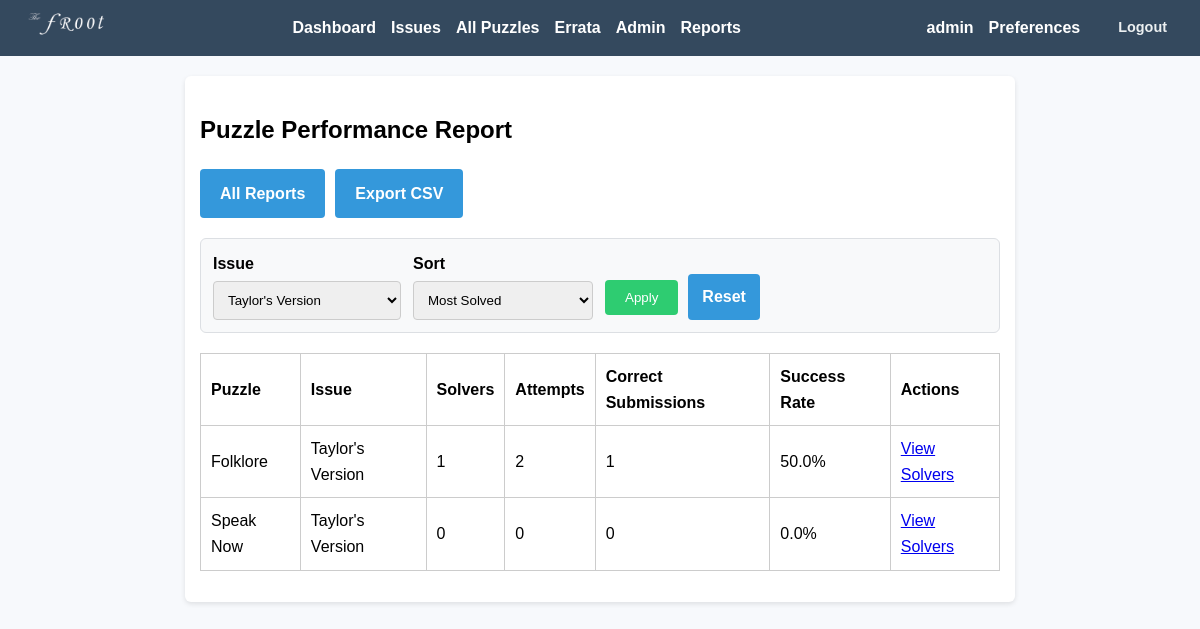
Page /admin/reports/puzzles?issue_id=3 (signed in) on the committed database.
### app/models.py (models this page shows, shortened)
class User(UserMixin, db.Model):
    id = db.Column(db.Integer, primary_key=True)
    username = db.Column(db.String(150), unique=True, nullable=False)
    email = db.Column(db.String(150), unique=True, nullable=False)
    display_name = db.Column(db.String(150), nullable=True)
    password_hash = db.Column(db.String(200), nullable=False)
    is_admin = db.Column(db.Boolean, default=False)
    email_notifications = db.Column(db.Boolean, default=True)
    notify_new_issues = db.Column(db.Boolean, default=True)
    notify_new_hints = db.Column(db.Boolean, default=True)
    submissions = db.relationship('Submission', backref='user', lazy=True)

class Puzzle(db.Model):
    id = db.Column(db.Integer, primary_key=True)
    title = db.Column(db.String(200), nullable=False)
    description = db.Column(db.Text, nullable=False)
    answer_hash = db.Column(db.String(200), nullable=False)
    correct_response = db.Column(db.Text, nullable=True)
    incorrect_response = db.Column(db.Text, nullable=True)
    created_at = db.Column(db.DateTime, default=lambda: datetime.now(timezone.utc))
    issue_id = db.Column(db.Integer, db.ForeignKey('issue.id'), nullable=True)
    hints = db.relationship('Hint', backref='puzzle', lazy=True)
    submissions = db.relationship('Submission', backref='puzzle', lazy=True)
    response_rules = db.relationship('PuzzleAnswerRule', backref='puzzle', lazy=True, cascade='all, delete-orphan')

class Issue(db.Model):
    id = db.Column(db.Integer, primary_key=True)
    title = db.Column(db.String(200), nullable=False)
    description = db.Column(db.Text, nullable=True)
    pdf_filename = db.Column(db.String(200), nullable=True)
    answer_pdf_filename = db.Column(db.String(200), nullable=True)
    available_date = db.Column(db.DateTime(timezone=True), nullable=False, default=lambda: datetime.now(timezone.utc))
    puzzles = db.relationship('Puzzle', backref='issue', lazy=True)

### app/routes.py (the view)
@admin_bp.route('/reports/puzzles')
@login_required
@admin_required
def report_puzzles():
    selected_issue_id = _parse_optional_int(request.args.get('issue_id'))
    selected_sort = request.args.get('sort', 'most_solved')
    issues = Issue.query.order_by(Issue.title.asc()).all()
    puzzle_rows = get_puzzle_report_rows(issue_id=selected_issue_id, sort=selected_sort)
    return render_template(
        'admin_report_puzzles.html',
        puzzle_rows=puzzle_rows,
        issues=issues,
        selected_issue_id=selected_issue_id,
        selected_sort=selected_sort,
    )

### app/admin_utils.py (called while the page is built)
def admin_required(f):
    @wraps(f)
    def decorated_function(*args, **kwargs):
        if not current_user.is_authenticated or not current_user.is_admin:
            abort(403)
        return f(*args, **kwargs)
    return decorated_function

### app/reporting.py (called while the page is built)
def _safe_percentage(numerator, denominator):
    if denominator <= 0:
        return 0.0
    return (numerator / denominator) * 100

### app/routes.py (called while the page is built)
def _parse_optional_int(value):
    if value in (None, "", "0"):
        return None
    try:
        return int(value)
    except (TypeError, ValueError):
        return None

### app/templates/admin_report_puzzles.html (shortened to what this page needs)
{% extends "base.html" %}
{% block content %}
<h2>Puzzle Performance Report</h2>
<div class="admin-header">
    <a href="{{ url_for('admin.reports_index') }}" class="action-btn">All Reports</a>
    <a href="{{ url_for('admin.report_puzzles_export', issue_id=selected_issue_id, sort=selected_sort) }}" class="action-btn">Export CSV</a>
</div>
<form method="get" class="report-filters">
    <div class="filter-group">
        <label for="issue_id">Issue</label>
        <select id="issue_id" name="issue_id">
            {% for issue in issues %}
                <option value="{{ issue.id }}" {% if selected_issue_id == issue.id %}selected{% endif %}>{{ issue.title }}</option>
            {% endfor %}
        </select>
    </div>
    <div class="filter-group">
        <label for="sort">Sort</label>
        <select id="sort" name="sort">
            <option value="most_solved" {% if selected_sort == 'most_solved' %}selected{% endif %}>Most Solved</option>
        </select>
    </div>
    <div class="filter-actions">
        <button type="submit">Apply</button>
        <a href="{{ url_for('admin.report_puzzles') }}" class="action-btn">Reset</a>
    </div>
</form>
<table>
    <tr>
        <th>Puzzle</th>
        <th>Issue</th>
        <th>Solvers</th>
        <th>Attempts</th>
        <th>Correct Submissions</th>
        <th>Success Rate</th>
        <th>Actions</th>
    </tr>
    {% for row in puzzle_rows %}
    <tr>
        <td>{{ row.puzzle_title }}</td>
        <td>{{ row.issue_title or 'Unassigned' }}</td>
        <td>{{ row.solve_count }}</td>
        <td>{{ row.attempt_count }}</td>
        <td>{{ row.correct_submission_count }}</td>
        <td>{{ "%.1f"|format(row.success_rate) }}%</td>
        <td><a href="{{ url_for('admin.report_puzzle_detail', puzzle_id=row.puzzle_id) }}">View Solvers</a></td>
    </tr>
    {% endfor %}
</table>
{% endblock %}

### app/templates/base.html (shortened to what this page needs)
<!DOCTYPE html>
<html>
<head>
    <link rel="stylesheet" href="{{ url_for('static', filename='style.css') }}">
</head>
<body>
  <nav>
    <div class="nav-content">
      <div class="nav-logo">
        <img src="{{ url_for('static', filename='img/logo.png') }}" alt="Logo">
      </div>
      <div class="nav-links">
        {% if current_user.is_authenticated %}
            <a href="{{ url_for('puzzle.user_dashboard') }}">Dashboard</a>
            <a href="{{ url_for('puzzle.list_issues') }}">Issues</a>
            <a href="{{ url_for('puzzle.list_puzzles') }}">All Puzzles</a>
            <a href="{{ url_for('puzzle.errata_list') }}">Errata</a>
            {% if current_user.is_admin %}
                <a href="{{ url_for('admin.dashboard') }}">Admin</a>
                <a href="{{ url_for('admin.reports_index') }}">Reports</a>
            {% endif %}
        {% else %}
            <a href="{{ url_for('main.index') }}">Home</a>
            <a href="{{ url_for('puzzle.errata_list') }}">Errata</a>
            <a href="{{ url_for('auth.login') }}">Login</a>
            <a href="{{ url_for('auth.register') }}">Register</a>
        {% endif %}
      </div>
      {% if current_user.is_authenticated %}
        <div class="user-profile">
          <div class="user-info">
            <span class="user-name">{{ current_user.username }}</span>
            <a href="{{ url_for('auth.preferences') }}" class="preferences-link">Preferences</a>
            <a href="{{ url_for('auth.logout') }}" class="logout-link">Logout</a>
          </div>
        </div>
      {% endif %}
    </div>
</nav>
  <div class="container">
        {% block content %}{% endblock %}
    </div>
</body>
</html>

### app/static/style.css (style rules this page uses)
body { font-family: Arial, sans-serif; background-color: #f7f9fc; margin: 0; padding: 0; line-height: 1.6; }
nav { background-color: #34495e; padding: 10px; color: white; }
.nav-content { display: flex; justify-content: space-between; align-items: center; gap: 20px; }
.nav-links { display: flex; align-items: center; }
nav a { color: white; margin-right: 15px; text-decoration: none; font-weight: bold; }
.nav-logo img { height: 28px; width: auto; }
.user-profile { display: flex; align-items: center; }
.user-info { display: flex; align-items: center; gap: 15px; }
.user-name { color: white; font-weight: bold; }
.logout-link { color: #ecf0f1; text-decoration: none; font-size: 0.9em; padding: 4px 8px; border-radius: 4px; transition: background-color 0.3s ease; }
.container { max-width: 800px; margin: 20px auto; padding: 15px; background-color: white; border-radius: 6px; box-shadow: 0 2px 5px rgba(0, 0, 0, 0.1); }
table { width: 100%; border-collapse: collapse; margin: 1em 0; }
table, th, td { border: 1px solid #ccc; }
th, td { padding: 10px; text-align: left; }
form input[type="text"], form textarea, form input[type="email"], form input[type="password"], form select { width: 100%; padding: 10px; margin-bottom: 10px; border: 1px solid #ccc; border-radius: 4px; }
form input[type="submit"], form button { padding: 10px 20px; background-color: #2ecc71; color: white; border: none; border-radius: 4px; cursor: pointer; }
.action-btn { display: inline-block; padding: 12px 20px; background-color: #3498db; color: white; text-decoration: none; border-radius: 4px; text-align: center; font-weight: bold; transition: background-color 0.3s; }
.admin-header { margin-bottom: 20px; display: flex; gap: 10px; align-items: center; }
.report-filters { display: flex; flex-wrap: wrap; gap: 12px; align-items: end; margin: 15px 0 20px 0; padding: 12px; border: 1px solid #dcdfe3; border-radius: 6px; background: #f8f9fa; }
.filter-group { display: flex; flex-direction: column; min-width: 180px; }
.filter-group label { font-weight: 600; margin-bottom: 4px; }
.filter-group select { margin-bottom: 0; }
.filter-actions { display: flex; gap: 10px; align-items: center; }
.filter-actions .action-btn { padding: 10px 14px; }

### rows in the picture
User: username "admin"
Puzzle: puzzle_title "Folklore", title "Taylor's Version", solve_count "1", attempt_count "2", correct_submission_count "1", success_rate "50.0"
Puzzle: puzzle_title "Speak Now", title "Taylor's Version", solve_count "0", attempt_count "0", correct_submission_count "0", success_rate "0.0"

### other values in the picture
form field issue_id "Taylor's Version"
